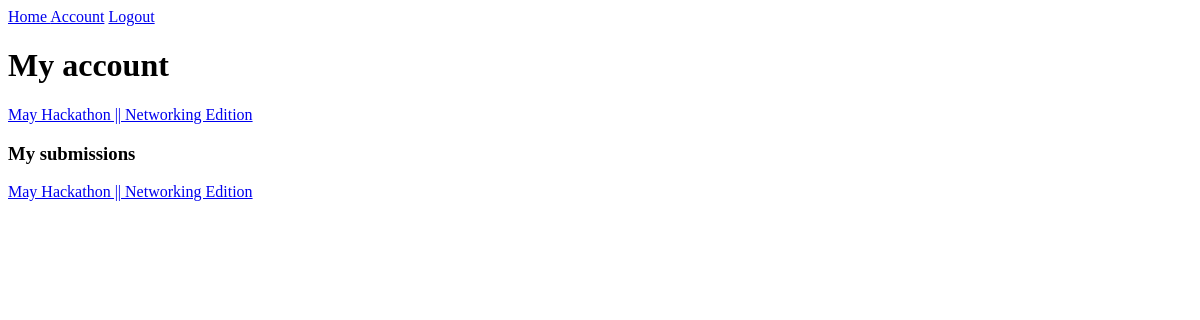
Before: /account/ (signed in) with the older database file.
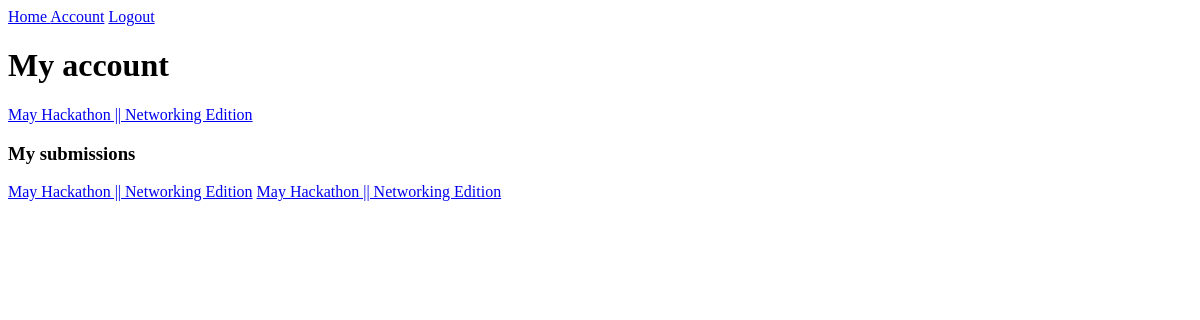
After: the same page with the newer database file.
### base/models.py (models this page shows, shortened)
class Events(models.Model):
    name = models.CharField(max_length=200) # datasets for names in the events
    description = models.TextField(null= True, blank = True ) # datasets for the description in the events
    participants = models.ManyToManyField(User , blank= True, related_name= "events") # dataset for viewing the description inthe events
    created = models.DateTimeField(auto_now_add=True) #for adding time stamps
    start_date = models.DateTimeField(null =True) # for viewing the time the user created the events
    end_date = models.DateTimeField(null=True)
    registration_deadline = models.DateTimeField(null=True)
    updated = models.DateTimeField(auto_now =True) # for viewing the updated

class Submission(models.Model):
    participants = models.ForeignKey(User, on_delete=models.SET_NULL ,null=True , related_name = "submissions") #datasets for patitcipants to submit the event registered
    event = models.ForeignKey(Events,  on_delete= models.CASCADE)# to know the events you are submitting
    details  = models.TextField(null= True , blank = True)# the details about the user for the submission

### base/views.py (the view)
# urls.py: path('account/' , views.account_page, name = "account"),
@login_required(login_url= '/login')
def account_page(request): # the account page for each user
    user = request.user
    context = {'user':user }
    return render(request, 'account.html', context )

### templates/account.html
{% extends 'main.html' %}
{% block content %}
    <h1>My account </h1>
    <div>
        {% for event in user.events.all  %}
            <a href ="{% url 'event' event.id %}">{{ event.name }}</a>
        {% endfor %}
    </div>
    <div>
        <h3>My  submissions  </h3>
        {% for sub in user.submissions.all  %}
            <a href ="{% url 'update-submission' sub.id  %}">{{ sub.event.name }}</a>
        {% endfor %}
    </div>
{% endblock content  %}

Changed rows visible on the page:
added Submission: event.name "May Hackathon || Networking Edition"
